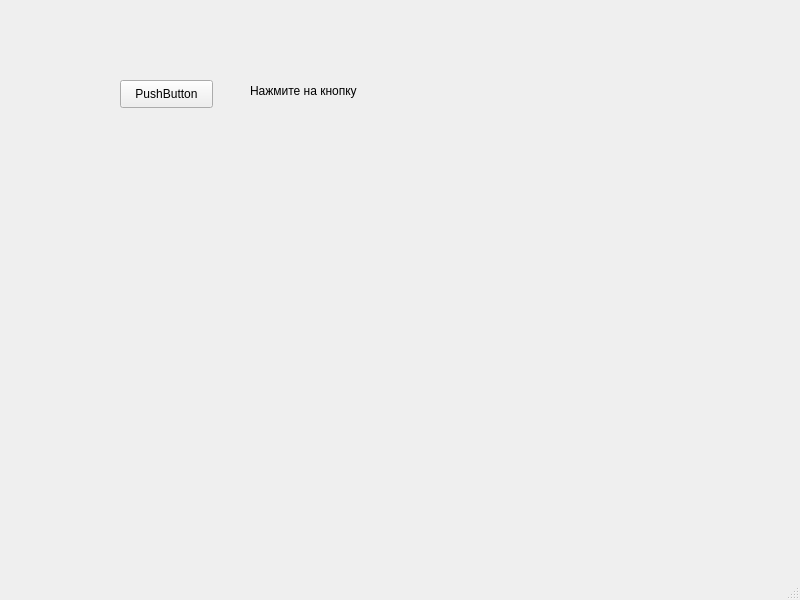
<?xml version="1.0" encoding="UTF-8"?>
<ui version="4.0">
 <class>MainWindow</class>
 <widget class="QMainWindow" name="MainWindow">
  <property name="geometry">
   <rect>
    <x>0</x>
    <y>0</y>
    <width>800</width>
    <height>600</height>
   </rect>
  </property>
  <property name="windowTitle">
   <string>MainWindow</string>
  </property>
  <widget class="QWidget" name="centralwidget">
   <widget class="QWidget" name="gridLayoutWidget">
    <property name="geometry">
     <rect>
      <x>60</x>
      <y>160</y>
      <width>651</width>
      <height>341</height>
     </rect>
    </property>
    <layout class="QGridLayout" name="gridLayout_2"/>
   </widget>
   <widget class="QPushButton" name="pushButton">
    <property name="geometry">
     <rect>
      <x>120</x>
      <y>80</y>
      <width>93</width>
      <height>28</height>
     </rect>
    </property>
    <property name="text">
     <string>PushButton</string>
    </property>
   </widget>
   <widget class="QLabel" name="label">
    <property name="geometry">
     <rect>
      <x>250</x>
      <y>50</y>
      <width>341</width>
      <height>81</height>
     </rect>
    </property>
    <property name="text">
     <string>Нажмите на кнопку</string>
    </property>
   </widget>
   <widget class="QWidget" name="formLayoutWidget">
    <property name="geometry">
     <rect>
      <x>540</x>
      <y>60</y>
      <width>160</width>
      <height>80</height>
     </rect>
    </property>
    <layout class="QFormLayout" name="formLayout"/>
   </widget>
  </widget>
  <widget class="QMenuBar" name="menubar">
   <property name="geometry">
    <rect>
     <x>0</x>
     <y>0</y>
     <width>800</width>
     <height>26</height>
    </rect>
   </property>
  </widget>
  <widget class="QStatusBar" name="statusbar"/>
 </widget>
 <resources/>
 <connections/>
</ui>
